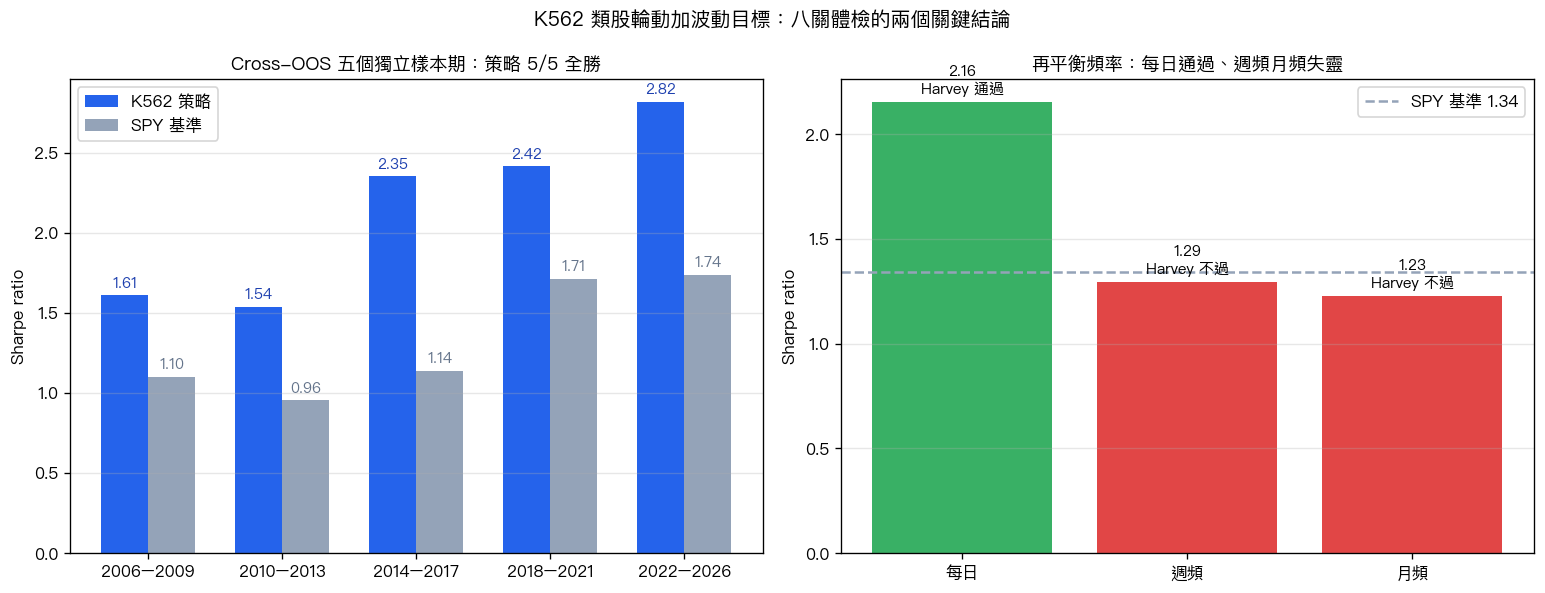

Source code (Python):
"""K562 general-audience article chart — 2-panel summary."""
import json
from pathlib import Path

import matplotlib.pyplot as plt

ROOT = Path(__file__).parent
RESULTS = ROOT / "k562_k560_sector_validation_results.json"
OUT = ROOT / "k562_general_article_chart.png"

data = json.loads(RESULTS.read_text())

fig, axes = plt.subplots(1, 2, figsize=(13, 5))

scheme_a = data["validation_2_cross_oos"]["Scheme_A"]["periods"]
labels = [f"{p['oos_period'][:4]}–{p['oos_period'][14:18]}" for p in scheme_a]
strat = [p["strat_sharpe"] for p in scheme_a]
bench = [p["bench_sharpe"] for p in scheme_a]

x = range(len(labels))
ax1 = axes[0]
width = 0.35
ax1.bar([i - width / 2 for i in x], strat, width, label="K562 策略", color="#2563eb")
ax1.bar([i + width / 2 for i in x], bench, width, label="SPY 基準", color="#94a3b8")
ax1.set_xticks(list(x))
ax1.set_xticklabels(labels, rotation=0, fontsize=10)
ax1.set_ylabel("Sharpe ratio")
ax1.set_title("Cross-OOS 五個獨立樣本期：策略 5/5 全勝", fontsize=11)
ax1.axhline(y=0, color="black", linewidth=0.5)
ax1.legend(loc="upper left")
ax1.grid(axis="y", alpha=0.3)
for i, (s, b) in enumerate(zip(strat, bench)):
    ax1.text(i - width / 2, s + 0.05, f"{s:.2f}", ha="center", fontsize=9, color="#1e40af")
    ax1.text(i + width / 2, b + 0.05, f"{b:.2f}", ha="center", fontsize=9, color="#64748b")

freq = data["validation_3_rebal_frequency"]
freq_labels = ["每日", "週頻", "月頻"]
freq_keys = ["daily", "weekly", "monthly"]
freq_sharpe = [freq[k]["metrics"]["sharpe"] for k in freq_keys]
freq_bench = freq["daily"]["benchmark_sharpe"]
colors = ["#16a34a" if freq[k]["harvey_pass"] else "#dc2626" for k in freq_keys]

ax2 = axes[1]
ax2.bar(freq_labels, freq_sharpe, color=colors, alpha=0.85)
ax2.axhline(y=freq_bench, color="#94a3b8", linestyle="--", linewidth=1.5, label=f"SPY 基準 {freq_bench:.2f}")
ax2.set_ylabel("Sharpe ratio")
ax2.set_title("再平衡頻率：每日通過、週頻月頻失靈", fontsize=11)
ax2.legend(loc="upper right")
ax2.grid(axis="y", alpha=0.3)
for i, (s, k) in enumerate(zip(freq_sharpe, freq_keys)):
    label = "Harvey 通過" if freq[k]["harvey_pass"] else "Harvey 不過"
    ax2.text(i, s + 0.04, f"{s:.2f}\n{label}", ha="center", fontsize=9)

plt.suptitle("K562 類股輪動加波動目標：八關體檢的兩個關鍵結論", fontsize=12, fontweight="bold")
plt.tight_layout()
plt.savefig(OUT, dpi=120, bbox_inches="tight")
print(f"saved: {OUT}")
